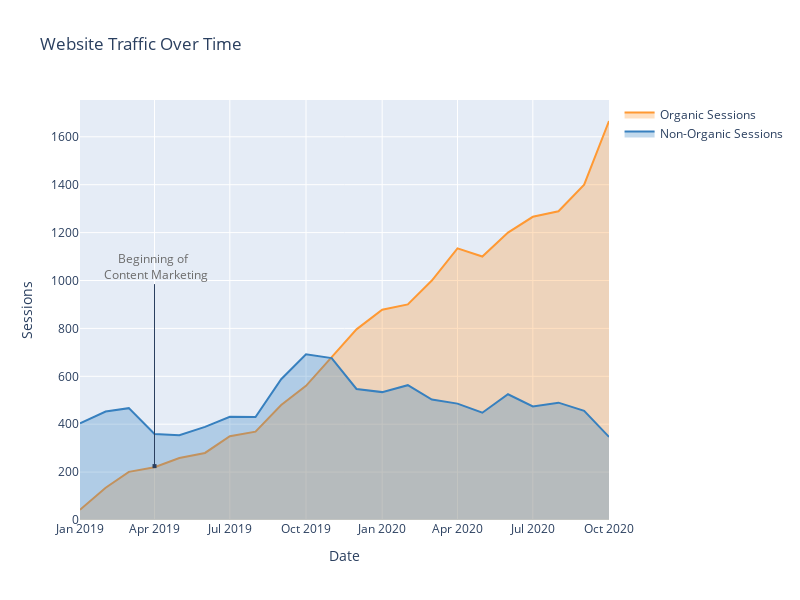

Notebook cell for this chart:
### Markdown cell above
- Now, let's visualize the progression of both these metrics through time.

### Code cell
layout = cf.Layout(
    height = 600,
    width = 800,
    yaxis = dict(
        title = 'Sessions'),
    xaxis = dict(
        title = 'Date'),
    title = 'Website Traffic Over Time'
)

fig = df_joined.groupby(['Date'],as_index=True)['Organic Sessions','Non-Organic Sessions'].mean().\
    iplot(kind='scatter',
          fill=True,
          width=2,
          asFigure=True,
          layout = layout)

fig.layout.annotations = [
        dict(
            x='2019-04',
            y='225',
            text='Beginning of <br> Content Marketing',
            showarrow=True,
            arrowhead=7,
            ax=0,
            ay=-200,
            font=dict(
            size=12,
            color='rgb(107, 107, 107)'
            )
        )
]

fig.show()

### Figure 1 — Plotly figure (JSON) as saved in the notebook; plotly's stock layout.template omitted (floating-point values rounded to 4 significant figures)
{"data": [{"fill": "tozeroy", "fillcolor": "rgba(255, 153, 51, 0.3)", "line": {"color": "rgba(255, 153, 51, 1.0)", "dash": "solid", "shape": "linear", "width": 2}, "mode": "lines", "name": "Organic Sessions", "text": "", "type": "scatter", "x": ["2019-01", "2019-02", "2019-03", "2019-04", "2019-05", "2019-06", "2019-07", "2019-08", "2019-09", "2019-10", "2019-11", "2019-12", "2020-01", "2020-02", "2020-03", "2020-04", "2020-05", "2020-06", "2020-07", "2020-08", "2020-09", "2020-10"], "y": [43, 135, 201, 220, 259, 280, 350, 369, 480, 560, 680, 796, 878, 900, 1000, 1134, 1100, 1200, 1266, 1289, 1400, 1666]}, {"fill": "tozeroy", "fillcolor": "rgba(55, 128, 191, 0.3)", "line": {"color": "rgba(55, 128, 191, 1.0)", "dash": "solid", "shape": "linear", "width": 2}, "mode": "lines", "name": "Non-Organic Sessions", "text": "", "type": "scatter", "x": ["2019-01", "2019-02", "2019-03", "2019-04", "2019-05", "2019-06", "2019-07", "2019-08", "2019-09", "2019-10", "2019-11", "2019-12", "2020-01", "2020-02", "2020-03", "2020-04", "2020-05", "2020-06", "2020-07", "2020-08", "2020-09", "2020-10"], "y": [404, 453, 467, 359, 354, 389, 431, 430, 588, 692, 676, 547, 534, 563, 503, 486, 448, 525, 474, 490, 456, 347]}], "layout": {"annotations": [{"arrowhead": 7, "ax": 0, "ay": -200, "font": {"color": "rgb(107, 107, 107)", "size": 12}, "showarrow": true, "text": "Beginning of <br> Content Marketing", "x": "2019-04", "y": "225"}], "height": 600, "title": {"text": "Website Traffic Over Time"}, "width": 800, "xaxis": {"autorange": true, "range": ["2019-01-01", "2020-10-01"], "title": {"text": "Date"}, "type": "date"}, "yaxis": {"autorange": true, "range": [0, 1754.0], "title": {"text": "Sessions"}, "type": "linear"}}}
